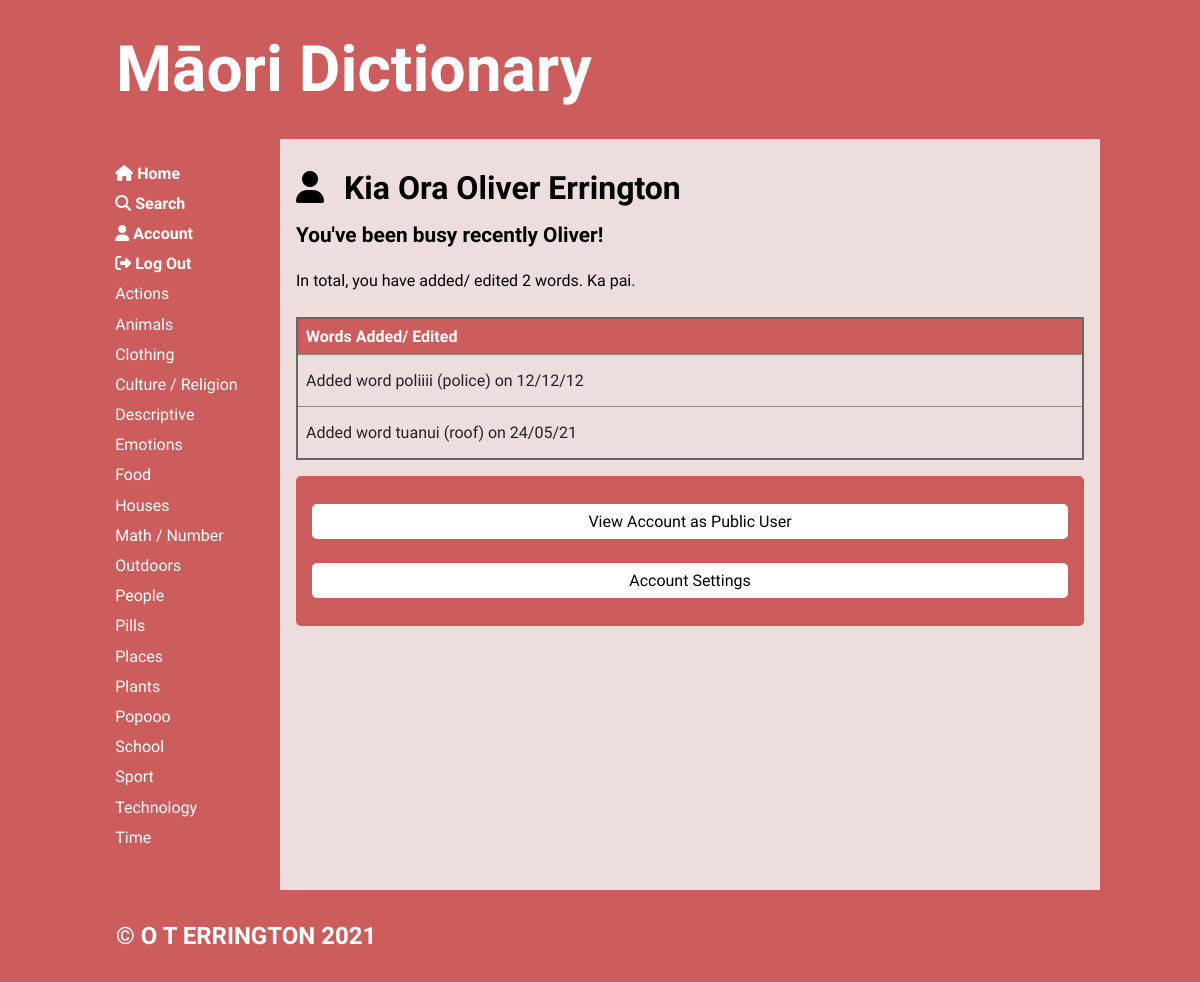
/user (signed in), run on an earlier commit of the app's database.
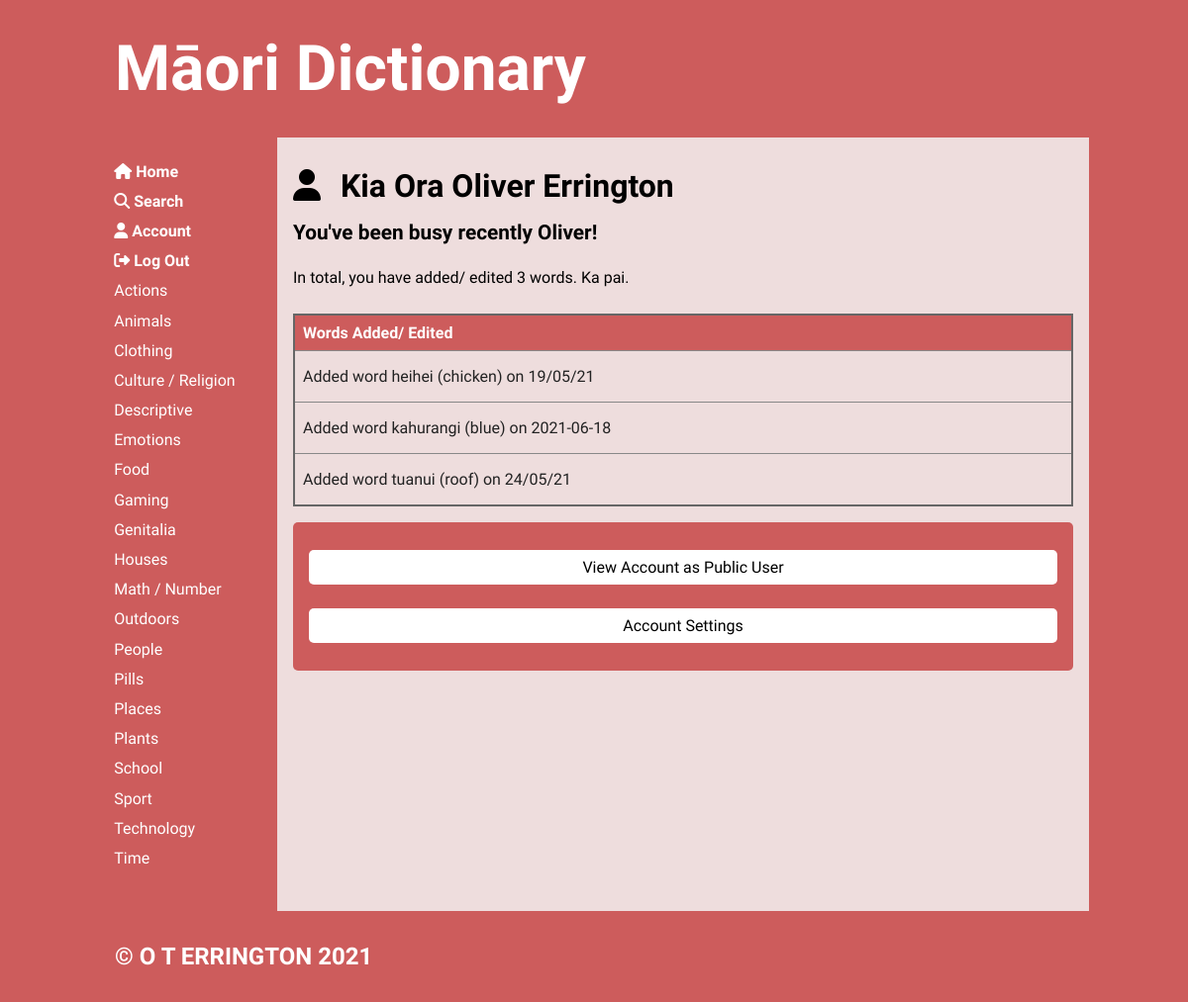
And on a later commit of the database.
### tables this page shows
CREATE TABLE "categories"
(
	cat_id integer
		constraint Category_pk
			primary key autoincrement,
	category varchar(20)
);

CREATE TABLE "words"
(
	word_id integer
		constraint words_pk
			primary key autoincrement,
	maori varchar(20),
	english varchar(20),
	cat_id integer,
	definition varchar(100),
	word_level integer,
	user_id integer,
	image varchar(50),
	date_added varchar(10)
);

### app.py (the view)
@app.route('/user')
def render_user_page():
    if not is_logged_in():  # redirects home if not logged in
        flash('You are not logged in')
        return redirect('/')
    con = create_connection(DB_NAME)
    query = """SELECT user_id, fname, lname, email
    FROM users
    WHERE user_id=?"""
    cur = con.cursor()
    cur.execute(query, (session['user_id'],))
    user_info = cur.fetchall()
    query = """SELECT word_id, maori, english, user_id, date_added
    FROM words
    WHERE user_id=?
    ORDER BY date_added ASC"""
    cur = con.cursor()
    cur.execute(query, (session['user_id'],))
    user_words_info = cur.fetchall()
    con.close()
    return render_template('user.html', categories=get_categories(),
                           logged_in=is_logged_in(), user_info=user_info,
                           user_words_info=user_words_info)

### app.py (called while the page is built)
def create_connection(db_file):
    try:
        connection = sqlite3.connect(db_file)
        return connection
    except Error as e:  # unless there's an error
        print(e)
    return None

def get_categories():
    con = create_connection(DB_NAME)
    query = """SELECT cat_id, category
            FROM categories
            ORDER BY category ASC"""
    cur = con.cursor()
    cur.execute(query)
    category_list = cur.fetchall()
    con.close()
    return category_list

def is_logged_in():
    if session.get("email") is None:
        print("not logged in")
        return False
    else:  # if email isn't empty then user must be logged in
        print("logged in")
        return True

### templates/user.html (shortened to what this page needs)
{% extends 'base.html' %}
{% block main %}
    <div>
        <i class="fas fa-user user-img"></i>
        <span class="span-heading">Kia Ora {{ user_info[0][1] }} {{ user_info[0][2] }}</span>
    </div>
    {% if user_words_info|length == 0 %}
        <h4>You haven't added any words yet!</h4>
        <p>Select a category, and then press the add word button at the bottom of the page to begin adding words.</p>
        <br>
    {% else %}
        <h4>You've been busy recently {{ user_info[0][1] }}!</h4>
        <p>In total, you have added/ edited {{ user_words_info|length }} words. Ka pai.</p>
        <br>
        <table>
            <tr>
                <th>Words Added/ Edited</th>
            </tr>
            {% for user_word_info in user_words_info %}
                <tr class="category-highlight">
                    <td>
                        <a href="/word/{{ user_word_info[0] }}">
                            <p>
                                Added word {{ user_word_info[1] }} ({{ user_word_info[2] }}) on {{ user_word_info[4] }}
                            </p>
                        </a>
                    </td>
                </tr>
            {% endfor %}
        </table>
    {% endif %}
    <div class="buttons">
        <button onclick="window.location.href='/publicuser/{{ user_info[0][0] }}'">
            View Account as Public User
        </button>
        <button onclick="window.location.href='/usersettings'">
            Account Settings
        </button>
    </div>
{% endblock %}

### templates/base.html (shortened to what this page needs)
<!doctype html>
<html lang="en">
<head>
	<link href="{{ url_for('static', filename='css/style.css') }}" rel="stylesheet">
</head>
<body>
	<div id="container">
		<header>
			<a href="/"><h1>Māori Dictionary</h1></a>
		</header>
		<nav>
			<ul>
                <li>
                    <a href="/">
                        <i class="fas fa-home"></i><b> Home</b><br>
                    </a>
                    <a href="/search">
                        <i class="fas fa-search"></i><b> Search</b><br>
                    </a>
                    {% if logged_in %}
                        <a href="/user">
                            <i class="fas fa-user"></i><b> Account</b><br>
                        </a>
                        <a href="/logout"><i class="fas fa-sign-out-alt"></i><b> Log Out</b><br></a>
                    {%  else %}
                        <a href="/login"><i class="fas fa-sign-in-alt"></i><b> Login</b><br></a>
                    {%  endif %}
                    {% for category in categories %}
                        <a href="/category/{{ category[0] }}">
                            {{ category[1] }} <br/>
                        </a>
                    {% endfor %}
                    <br><br>
                </li>
			</ul>
		</nav>
		<main>
            {% block main%}{% endblock %}
        </main>
		<footer>
			<h3>
				&copy; O T ERRINGTON 2021
			</h3>
		</footer>
	</div>
</body>
</html>

What changed in the data, as far as the page shows it:
removed categories: category "Popooo"
removed words: maori "poliiii", english "police", date_added "12/12/12"
added categories: category "Gaming"
added categories: category "Genitalia"
now on this page (row edited): words: maori "heihei", english "chicken", date_added "19/05/21"
now on this page (row edited): words: maori "kahurangi", english "blue", date_added "2021-06-18"
Also different on the page:
{{ user_words_info|length }}: "2" → "3"
